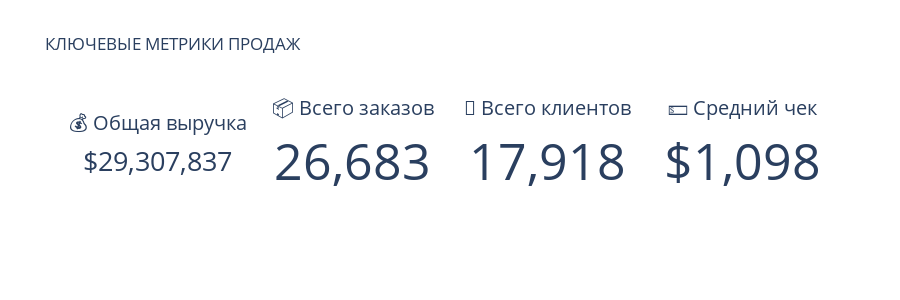
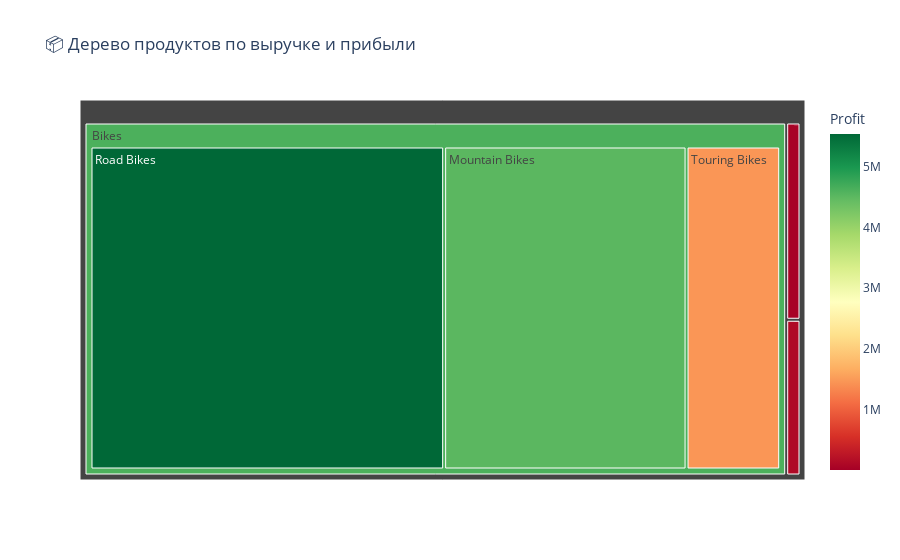

Write notebook code for charts like these, in order.
### Code cell
# 📊 СОЗДАНИЕ ИНТЕРАКТИВНЫХ ДАШБОРДОВ
print("📊 СОЗДАНИЕ ИНТЕРАКТИВНЫХ ДАШБОРДОВ")
print("=" * 50)

# Расчет ключевых метрик
print("📈 РАСЧЕТ КЛЮЧЕВЫХ МЕТРИК:")
total_revenue = df['SalesAmount'].sum()
total_orders = df['SalesOrderNumber'].nunique()
total_customers = df['CustomerKey'].nunique()
avg_order_value = df.groupby('SalesOrderNumber')['SalesAmount'].sum().mean()
total_profit = df['Profit'].sum() if 'Profit' in df.columns else 0

print(f"💰 Общая выручка: ${total_revenue:,.0f}")
print(f"📦 Всего заказов: {total_orders:,}")
print(f"👥 Всего клиентов: {total_customers:,}")
print(f"💵 Средний чек: ${avg_order_value:,.0f}")
print(f"💎 Общая прибыль: ${total_profit:,.0f}")

# 1. Дашборд ключевых метрик
print("\n1. 📊 ДАШБОРД КЛЮЧЕВЫХ МЕТРИК")
fig_metrics = go.Figure()

fig_metrics.add_trace(go.Indicator(
    mode="number",
    value=total_revenue,
    title={"text": "💰 Общая выручка"},
    number={'prefix': "$", "valueformat": ",.0f"},
    domain={'row': 0, 'column': 0}
))

fig_metrics.add_trace(go.Indicator(
    mode="number",
    value=total_orders,
    title={"text": "📦 Всего заказов"},
    number={"valueformat": ",.0f"},
    domain={'row': 0, 'column': 1}
))

fig_metrics.add_trace(go.Indicator(
    mode="number",
    value=total_customers,
    title={"text": "👥 Всего клиентов"},
    number={"valueformat": ",.0f"},
    domain={'row': 0, 'column': 2}
))

fig_metrics.add_trace(go.Indicator(
    mode="number",
    value=avg_order_value,
    title={"text": "💵 Средний чек"},
    number={'prefix': "$", "valueformat": ",.0f"},
    domain={'row': 0, 'column': 3}
))

fig_metrics.update_layout(
    grid={'rows': 1, 'columns': 4, 'pattern': "independent"},
    template="plotly_white",
    height=300,
    title="КЛЮЧЕВЫЕ МЕТРИКИ ПРОДАЖ"
)

fig_metrics.show()
print("✅ Дашборд ключевых метрик создан")

# 2. Дашборд географического распределения
print("\n2. 🌍 ДАШБОРД ГЕОГРАФИЧЕСКОГО РАСПРЕДЕЛЕНИЯ")
if 'Country' in df.columns and 'Region' in df.columns:
    geo_analysis = df.groupby(['Country', 'Region']).agg({
        'SalesAmount': 'sum',
        'CustomerKey': 'nunique',
        'Profit': 'sum'
    }).reset_index()
    
    print(f"📊 Географический анализ:")
    print(f"   • Стран: {geo_analysis['Country'].nunique()}")
    print(f"   • Регионов: {geo_analysis['Region'].nunique()}")
    print(f"   • Общая выручка по регионам: ${geo_analysis['SalesAmount'].sum():,.0f}")
    
    fig_geo = px.scatter_geo(geo_analysis, 
                            locations='Country',
                            locationmode='country names',
                            color='SalesAmount',
                            size='CustomerKey',
                            hover_name='Region',
                            hover_data={'SalesAmount': ':.0f', 'Profit': ':.0f'},
                            title='🌍 Географическое распределение продаж',
                            color_continuous_scale='Viridis')
    fig_geo.show()
    print("✅ Географический дашборд создан")
else:
    print("❌ Пропущен географический дашборд: отсутствуют Country или Region")

# 3. Анализ продуктовой линейки
print("\n3. ДАШБОРД ПРОДУКТОВОЙ ЛИНЕЙКИ")
if 'Category' in df.columns and 'SubCategory' in df.columns:
    product_analysis = df.groupby(['Category', 'SubCategory']).agg({
        'SalesAmount': 'sum',
        'Profit': 'sum',
        'OrderQuantity': 'sum'
    }).reset_index()
    
    print(f"📊 Анализ продуктовой линейки:")
    print(f"   • Категорий: {product_analysis['Category'].nunique()}")
    print(f"   • Подкатегорий: {product_analysis['SubCategory'].nunique()}")
    print(f"   • Общая выручка по категориям: ${product_analysis['SalesAmount'].sum():,.0f}")
    
    fig_products = px.treemap(product_analysis,
                             path=['Category', 'SubCategory'],
                             values='SalesAmount',
                             color='Profit',
                             color_continuous_scale='RdYlGn',
                             title='📦 Дерево продуктов по выручке и прибыли',
                             hover_data=['OrderQuantity'])
    fig_products.show()
    print("✅ Дашборд продуктовой линейки создан")
else:
    print("❌ Пропущен дашборд продуктовой линейки: отсутствуют Category или SubCategory")

# 4. Дополнительный дашборд - анализ клиентов
print("\n4. 👥 ДОПОЛНИТЕЛЬНЫЙ АНАЛИЗ КЛИЕНТОВ")
if 'YearlyIncome' in df.columns and 'Age' in df.columns:
    customer_analysis = df.groupby('CustomerKey').agg({
        'SalesAmount': 'sum',
        'YearlyIncome': 'first',
        'Age': 'first',
        'OrderQuantity': 'sum'
    }).reset_index()
    
    fig_customers = px.scatter(customer_analysis, 
                              x='YearlyIncome', 
                              y='SalesAmount',
                              size='OrderQuantity',
                              color='Age',
                              title='👥 Распределение клиентов по доходу и выручке',
                              labels={'YearlyIncome': 'Годовой доход', 
                                     'SalesAmount': 'Общая выручка клиента',
                                     'Age': 'Возраст'},
                              hover_data=['CustomerKey'])
    fig_customers.show()
    print("✅ Дашборд анализа клиентов создан")
else:
    print("❌ Пропущен дашборд анализа клиентов: отсутствуют YearlyIncome или Age")

print(f"\n📊 ИТОГ СОЗДАНИЯ ДАШБОРДОВ:")
print(f"   • Создано дашбордов: 4")
print(f"   • Ключевые метрики: {total_revenue:,.0f} $ выручки")
print(f"   • Охвачено клиентов: {total_customers:,}")
print(f"   • Обработано заказов: {total_orders:,}")
print("✅ ВСЕ ДАШБОРДЫ УСПЕШНО СОЗДАНЫ И ОТОБРАЖЕНЫ!")

### Figure 1 — Plotly figure (JSON) as saved in the notebook; plotly's stock layout.template omitted (floating-point values rounded to 4 significant figures)
{"data": [{"domain": {"column": 0, "row": 0}, "mode": "number", "number": {"prefix": "$", "valueformat": ",.0f"}, "title": {"text": "💰 Общая выручка"}, "type": "indicator", "value": 29310000.0}, {"domain": {"column": 1, "row": 0}, "mode": "number", "number": {"valueformat": ",.0f"}, "title": {"text": "📦 Всего заказов"}, "type": "indicator", "value": 26683}, {"domain": {"column": 2, "row": 0}, "mode": "number", "number": {"valueformat": ",.0f"}, "title": {"text": "👥 Всего клиентов"}, "type": "indicator", "value": 17918}, {"domain": {"column": 3, "row": 0}, "mode": "number", "number": {"prefix": "$", "valueformat": ",.0f"}, "title": {"text": "💵 Средний чек"}, "type": "indicator", "value": 1098.0}], "layout": {"grid": {"columns": 4, "pattern": "independent", "rows": 1}, "height": 300, "title": {"text": "КЛЮЧЕВЫЕ МЕТРИКИ ПРОДАЖ"}}}

### Figure 2 — Plotly figure (JSON) as saved in the notebook; plotly's stock layout.template omitted (floating-point values rounded to 4 significant figures)
{"data": [{"branchvalues": "total", "customdata": [["9685", 135200.0], ["1124", 24300.0], ["7767", 4514000.0], ["12695", 5537000.0], ["3410", 1455000.0], ["3178", 4332.0], ["2143", 20900.0], ["5068", 37970.0], ["1491", 41970.0], ["856", 3056.0], ["824", 20950.0], ["(?)", 118300.0], ["(?)", 4623000.0], ["(?)", 32780.0]], "domain": {"x": [0, 1], "y": [0, 1]}, "hovertemplate": "labels=%{label}<br>SalesAmount=%{value}<br>parent=%{parent}<br>id=%{id}<br>OrderQuantity=%{customdata[0]}<br>Profit=%{color}<extra></extra>", "ids": ["Accessories/Helmets", "Accessories/Hydration Packs", "Bikes/Mountain Bikes", "Bikes/Road Bikes", "Bikes/Touring Bikes", "Clothing/Caps", "Clothing/Gloves", "Clothing/Jerseys", "Clothing/Shorts", "Clothing/Socks", "Clothing/Vests", "Accessories", "Bikes", "Clothing"], "labels": ["Helmets", "Hydration Packs", "Mountain Bikes", "Road Bikes", "Touring Bikes", "Caps", "Gloves", "Jerseys", "Shorts", "Socks", "Vests", "Accessories", "Bikes", "Clothing"], "marker": {"coloraxis": "coloraxis", "colors": [135200.0, 24300.0, 4514000.0, 5537000.0, 1455000.0, 4332.0, 20900.0, 37970.0, 41970.0, 3056.0, 20950.0, 118300.0, 4623000.0, 32780.0]}, "name": "", "parents": ["Accessories", "Accessories", "Bikes", "Bikes", "Bikes", "Clothing", "Clothing", "Clothing", "Clothing", "Clothing", "Clothing", "", "", ""], "type": "treemap", "values": [215900.0, 38820.0, 9953000.0, 14520000.0, 3845000.0, 18830.0, 33380.0, 165100.0, 67050.0, 4882.0, 33460.0, 254700.0, 28320000.0, 322700.0]}], "layout": {"coloraxis": {"colorbar": {"title": {"text": "Profit"}}, "colorscale": [[0, "rgb(165,0,38)"], [0.1, "rgb(215,48,39)"], [0.2, "rgb(244,109,67)"], [0.3, "rgb(253,174,97)"], [0.4, "rgb(254,224,139)"], [0.5, "rgb(255,255,191)"], [0.6, "rgb(217,239,139)"], [0.7, "rgb(166,217,106)"], [0.8, "rgb(102,189,99)"], [0.9, "rgb(26,152,80)"], [1, "rgb(0,104,55)"]]}, "legend": {"tracegroupgap": 0}, "title": {"text": "📦 Дерево продуктов по выручке и прибыли"}}}
